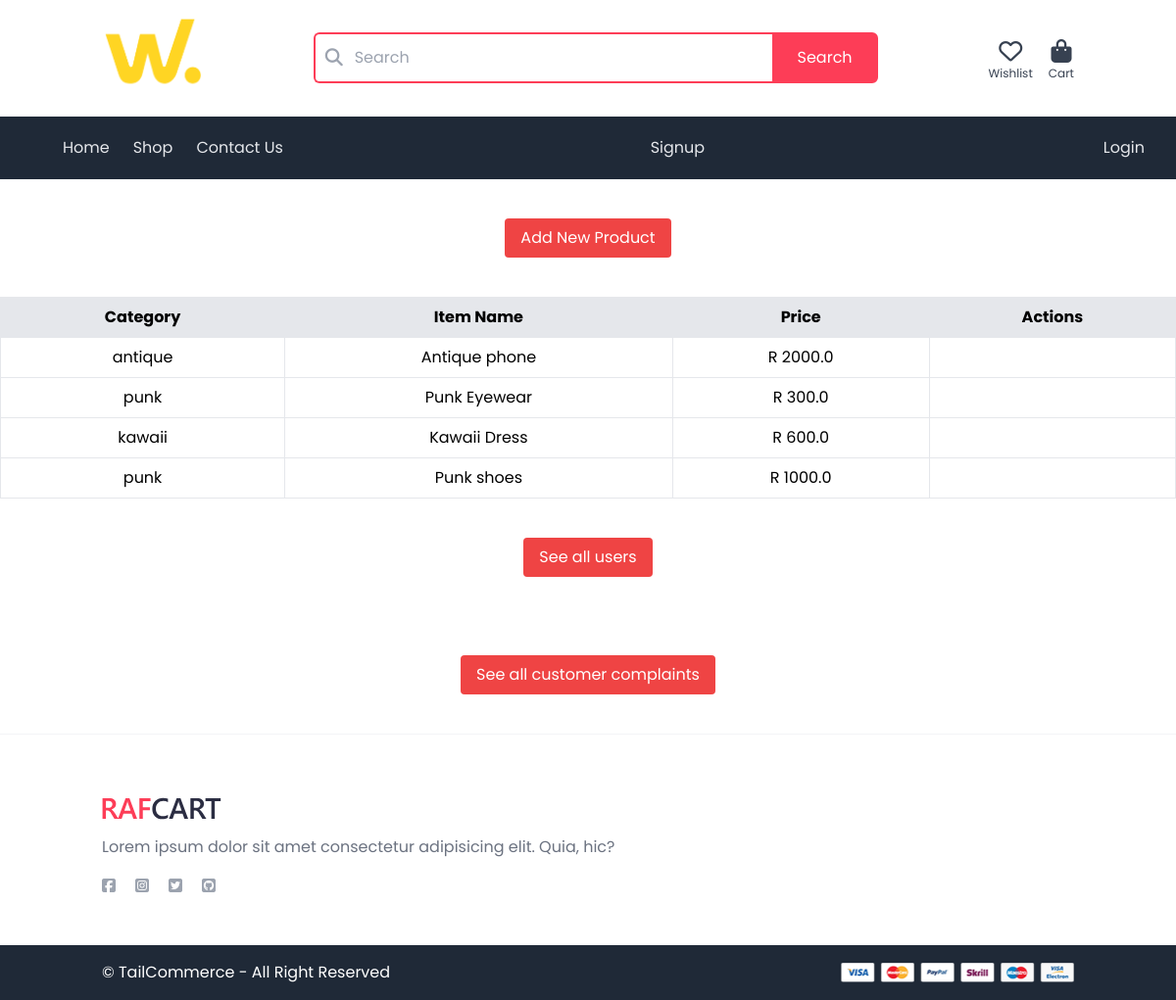
/dashboard/admin-dashboard/, run on the app's committed database.
### products/models.py (models this page shows, shortened)
class Product(models.Model):
    category = models.ForeignKey(Category, related_name='products',on_delete=models.CASCADE)
    name = models.CharField(max_length=255)
    slug = models.SlugField(unique=False, blank=True, null=True)
    class Meta:
        unique_together = ('name', 'category')
    description = models.TextField(blank=True, null=True)
    price = models.FloatField()
    image = models.ImageField(upload_to='product_images/', blank=True, null=True)
    quantity = models.PositiveIntegerField(default=1)
    is_new = models.BooleanField(default=False)
    created_at = models.DateTimeField(auto_now_add=True)

class Category(models.Model):
    name = models.CharField(max_length=255)
    slug = models.SlugField(unique=False, blank=True, null=True)
    class Meta:
        ordering = ('name',) # Orders the catergories alphabetically
        verbose_name_plural = 'Categories'  #Displays plural name correctly in Django admin site
    def __str__(self):
        return self.name # Fixes string representataion problem and shows the catergory name in Django admin site instead of Catergory object(1)

### dashboard/views.py (the view)
# urls.py: path('admin-dashboard/', views.dashboard, name='admin-dashboard'),  # Admin dashboard
def dashboard(request):
    products = Product.objects.all()
    categories = Category.objects.all()
    return render(request, 'dashboard/admin-dashboard.html', {
        'categories': categories,
        'products':products,
    })

### dashboard/templates/dashboard/admin-dashboard.html (shortened to what this page needs)
{% extends 'core/base.html' %}
{% block content %}
<div class="flex justify-center items-center">
    <a href="{% url 'dashboard:new' %}" class=" bg-red-500 my-10 text-white px-4 py-2 rounded">Add New Product</a>
</div>
 <table class="min-w-full border border-gray-900">
    <thead>
        <tr class="bg-gray-200">
            <th class="px-4 py-2 border">Category</th>
            <th class="px-4 py-2 border">Item Name</th>
            <th class="px-4 py-2 border">Price</th>
            <th class="px-4 py-2 border">Actions</th>
        </tr>
    </thead>
    <tbody>
        {% for product in products %}
        <tr class="border-t">
            <td class="px-4 py-2 border text-center">{{ product.category }}</td>
            <td class="px-4 py-2 border text-center">{{ product.name }}</td>
            <td class="px-4 py-2 border text-center">R {{ product.price }}</td>
            <td class="px-4 py-2 border text-center ">
            </td>
        </tr>
        {% endfor %}
    </tbody>
</table>
<div class="flex justify-center items-center">
    <a href="{% url 'dashboard:all-users' %}" class=" bg-red-500 my-10 text-white px-4 py-2 rounded">See all users</a>
</div>
<div class="flex justify-center items-center">
    <a href="{% url 'dashboard:customer-complaints' %}" class=" bg-red-500 my-10 text-white px-4 py-2 rounded">See all customer complaints</a>
</div>
{% endblock %}

### core/templates/core/base.html (shortened to what this page needs)
{% load static %}
<!DOCTYPE html>
<html lang="en">
<head>
    <script src="https://cdn.tailwindcss.com"></script>
    <link rel="stylesheet" href="{% static 'assets/css/main1.css' %}">
    <link rel="stylesheet" href="https://cdnjs.cloudflare.com/ajax/libs/font-awesome/6.5.2/css/all.min.css">
</head>
<body class="flex flex-col w-full min-h-screen bg-white">
    <header class="py-4 shadow-sm">
        <div class="container mx-auto px-4 flex items-center justify-between">
            <a href="{% url 'index' %}" class="block w-32">
                <img src="{% static 'assets/images/logo1.png' %}" alt="Logo" class="w-full">
            </a>
    <div class="w-full flex justify-center px-4">
        <div class="flex w-full max-w-full md:max-w-xl">
        <form method="get" action="{% url 'product:products' %}" class="flex w-full">
            <div class="relative flex-1">
                <span class="absolute left-3 top-1/2 -translate-y-1/2 text-gray-400 text-lg">
                    <i class="fa-solid fa-magnifying-glass"></i>
                </span>
                <input name="query" class="w-full border-2 border-[#fd3d57] border-r-0 pl-10 pr-3 py-2 md:py-3 rounded-l-md focus:outline-none text-sm md:text-base"
                    type="text" value="{{ query }}" placeholder="Search"/>
            </div>
            <button type="submit" class="bg-[#fd3d57] text-white border-2 border-[#fd3d57] px-4 md:px-6 py-2 md:py-3 rounded-r-md text-sm md:text-base hover:bg-white hover:text-black transition">
                Search
            </button>
        </form>
        </div>
    </div>
            <div class="flex items-center space-x-4">
                 {% if user.is_authenticated %}
                <a href="{% url 'order:user_selections' %}?view=wishlist" class="text-center text-gray-700 hover:text-primary transition relative">
                    <div class="text-2xl">
                        <i class="fa-regular fa-heart"></i>
                    </div>
                    <div class="text-xs leading-3">Wishlist</div>
                </a>
                {%else%}
                <a href="{% url 'users:login' %}?view=wishlist" class="text-center text-gray-700 hover:text-primary transition relative">
                    <div class="text-2xl">
                        <i class="fa-regular fa-heart"></i>
                    </div>
                    <div class="text-xs leading-3">Wishlist</div>
                </a>
                {%endif%}
                 {% if user.is_authenticated %}
                <a href="{% url 'order:user_selections' %}?view=cart" class="text-center text-gray-700 hover:text-primary transition relative">
                    <div class="text-2xl">
                        <i class="fa-solid fa-bag-shopping"></i>
                    </div>
                    <div class="text-xs leading-3">Cart</div>
                </a>
                {%else%}
                <a href="{% url 'users:login' %}?view=cart" class="text-center text-gray-700 hover:text-primary transition relative">
                    <div class="text-2xl">
                        <i class="fa-solid fa-bag-shopping"></i>
                    </div>
                    <div class="text-xs leading-3">Cart</div>
                </a>
                {%endif%}
            </div>
        </div>
    </header>
    <nav class="bg-gray-800">
            <div class="flex items-center justify-between flex-grow md:pl-12 py-5">
                <div class="flex items-center space-x-6 capitalize">
                    <a href="{% url 'index' %}" class="text-gray-200 hover:text-white transition ml-4">Home</a>
                    <a href="{% url 'product:products' %}" class="text-gray-200 hover:text-white transition">Shop</a>
                    <a href="{% url 'complaint:contact'%}" class="text-gray-200 hover:text-white transition">Contact us</a>
                </div>
                {% if not user.is_authenticated %}
                <a href="{% url 'users:signup' %}" class="text-gray-200 hover:text-white transition mr-8">Signup</a>
                <a href="{% url 'users:login' %}" class="text-gray-200 hover:text-white transition mr-8">Login</a>
                {%endif%}
            </div>
    </nav>
    <main class="flex-grow">
    {% block content %}
    {% endblock %}
    </main>
    <footer class="bg-white pt-16 pb-12 border-t border-gray-100">
        <div class="container mx-auto px-4 grid grid-cols-1">
            <div class="col-span-1 space-y-4">
                <img src="{% static 'assets/images/logo.svg' %}" alt="logo" class="w-30">
                <p class="text-gray-500">
                    Lorem ipsum dolor sit amet consectetur adipisicing elit. Quia, hic?
                </p>
                <div class="flex space-x-5">
                    <a href="#" class="text-gray-400 hover:text-gray-500"><i class="fa-brands fa-facebook-square"></i></a>
                    <a href="#" class="text-gray-400 hover:text-gray-500"><i class="fa-brands fa-instagram-square"></i></a>
                    <a href="#" class="text-gray-400 hover:text-gray-500"><i class="fa-brands fa-twitter-square"></i></a>
                    <a href="#" class="text-gray-400 hover:text-gray-500"><i class="fa-brands fa-github-square"></i></a>
                </div>
            </div>
        </div>
    </footer>
    <div class="bg-gray-800 py-4">
        <div class="container mx-auto px-4 flex items-center justify-between">
            <p class="text-white">&copy; TailCommerce - All Right Reserved</p>
            <div>
                <img src="{% static 'assets/images/methods.png' %}" alt="methods" class="h-5">
            </div>
        </div>
    </div>
</body>
</html>

### data on the page
Product: category "antique", name "Antique phone", price "2000.0"
Product: category "punk", name "Punk Eyewear", price "300.0"
Product: category "kawaii", name "Kawaii Dress", price "600.0"
Product: category "punk", name "Punk shoes", price "1000.0"
